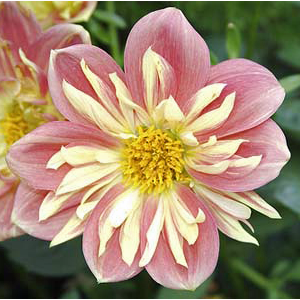
#> input picture flower.bmp, 300 x 300 px, found by its file name
$ jupyter execute SVD_Compression.ipynb
#> lines starting #> are read from the running program, lines starting #| are printed output that depends on the picture; long printed decimals are rounded
<a href="https://colab.research.google.com/github/Akanksha200008/SVDImageCompression/blob/main/SVD_Compression.ipynb" target="_parent"></a>

**Problem-3:** Singular Value Decomposition (SVD) can be effectively used to compress images. Suppose I is the pixel intensity matrix of a large image n×n. The transmission (or storage) of I requires O(n^2) numbers. Instead, one could use I_k, that is, the top k singular values σ_1,σ_2,…,σ_k along with the left and right singular vectors u_1,u_2,…,u_k and v_1,v_2,…,v_k. This would require using O(kn) real numbers instead of O(n^2) real numbers. If k is much smaller than n, this results in substantial savings.
In this problem, you will explore SVD compression on the flower.bmp image we have provided. In addition to your answers to each question, you should also submit your Matlab or Python code and required plots where necessary. Hint: You may ﬁnd the Matlab or Python SVD command/function particularly useful for this problem.

**(a)**

*   Use MATLAB or Python to read in flower.bmp
*   convert it to grayscale and ‘double’ format.

*   Apply SVD and give the top 10 singular values.
*   Generate a plot for all singular values versus their rankings

**What do you notice from this plot?**

[cell 1]
import numpy as np
from matplotlib import pyplot as plt
from skimage import io
from skimage import color
from scipy.linalg import svd
from PIL import Image

# Load the original image
original_image = 'https://raw.githubusercontent.com/Akanksha200008/SVDImageCompression/refs/heads/main/flower.bmp'
converted_image = io.imread(original_image)
#> converted_image is the input picture: shape (300, 300, 3); mean R, G, B 162.5, 137.8, 110.2

# Convert the image to grayscale using PIL
image_pil = Image.fromarray(converted_image)
gray_image = image_pil.convert('L')
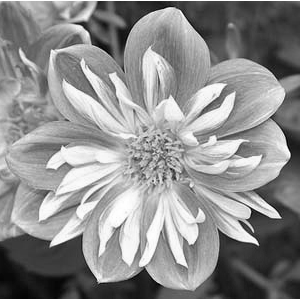
#> gray_image: PIL image 300x300 L; min 0, max 255, mean 142

# Converting to 'double' format (float64)
double_grayimage = np.array(gray_image, dtype=np.float64)

# Plot the original and grayscale images side by side
plt.figure(figsize=(13, 7))

# Original Image
plt.subplot(1, 2, 1)
plt.imshow(converted_image)
plt.title('Original Image')

# Grayscale Image
plt.subplot(1, 2, 2)
plt.imshow(gray_image, cmap='gray')
plt.title('Grayscale Image')
plt.show()

[cell 2]
# Applying SVD
U, sigma, V = svd(double_grayimage, full_matrices=False)
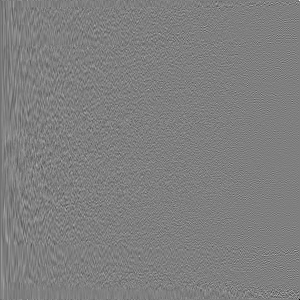
#> U: shape (300, 300) float64; min -0.707, max 0.707, mean -0.000181; drawn with min black and max white
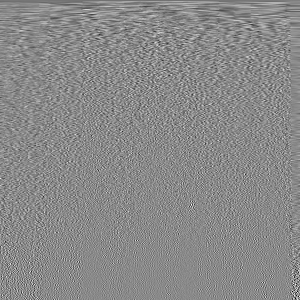
#> V: shape (300, 300) float64; min -0.385, max 0.328, mean -0.000188; drawn with min black and max white
#> sigma = 300 values, max 44672.4 at index 0, min 1.98e-11 at index 299, mean 505.3

# Getting the top 10 singular values
top_10_singular_values = sigma[:10]
#> top_10_singular_values = [44672.4, 6623, 5165.8, 3874.6, 3328.4, 3068.9, 2852.7, 2773, 2650.8, 2455.2]
print("Top 10 singular values:", top_10_singular_values)
#| Top 10 singular values: [44672.443  6623.050  5165.766  3874.639
#|   3328.374  3068.857  2852.740  2773.004
#|   2650.803  2455.233]

# Plotting all singular values
plt.figure()
plt.plot(sigma,color='red')
plt.title('Singular Values vs Their Rankings',fontsize=12,fontweight='bold')
plt.xlabel('Rank',fontsize=12,fontweight='bold')
plt.ylabel('Singular Value',fontsize=12,fontweight='bold')
plt.grid(True)
plt.show()
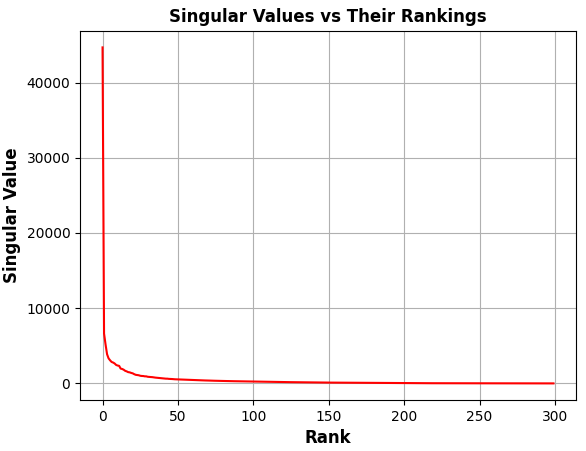
#> figure drawn by matplotlib, 1 panel; curve peaks at x = 0, y = 44672.4

**Singluar value distribution:** The plot shows that the singular values drop off very quickly. The first singular value is much larger than the subsequent ones, and after the top 10 to 20 values, the singular values become relatively small.
This rapid decay indicates that most of the image’s information is captured in the first few singular values, while the rest contribute less and less to the overall detail of the image.

---

**b)**	Verify that you can reconstruct and display the image using the three SVD matrices. Then, perform compression by using only the top k singular values and their corresponding left/right singular vectors.

Let k = 10, 50, and 100. Reconstruct and print the compressed images for the three diﬀerent values of k. Brieﬂy describe what you observe.

[cell 3]
# Function to reconstruct image using top k singular values
def reconstruct_image(U, sigma, V, k):
    Sigma_k = np.diag(sigma[:k])
    U_k = U[:, :k]  # First k columns of U
    V_k = V[:k, :]  # First k rows of V
    return np.dot(U_k, np.dot(Sigma_k, V_k))

k_values = [10, 50, 100]
plt.figure(figsize=(15, 10))

# Plot the original grayscale image first
plt.subplot(2, 2, 1)
plt.imshow(gray_image, cmap='gray')
plt.title('Original Grayscale Image',fontweight='bold')
plt.axis('off')

# Plot reconstructed images with different k values
for i, k in enumerate(k_values, 2):
    compressed_image = reconstruct_image(U, sigma, V, k)
    plt.subplot(2, 2, i)
    plt.imshow(compressed_image, cmap='gray')
    plt.title(f'Reconstructed Image with k={k}',fontweight='bold')
    plt.axis('off')
#> this loop made 3 passes
#> pass 1, `compressed_image = reconstruct_image(U, sigma, V, k)`:
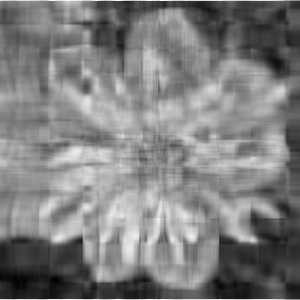
#> compressed_image: shape (300, 300) float64; min -12.01, max 297.1, mean 142; drawn with min black and max white

plt.tight_layout()
plt.show()
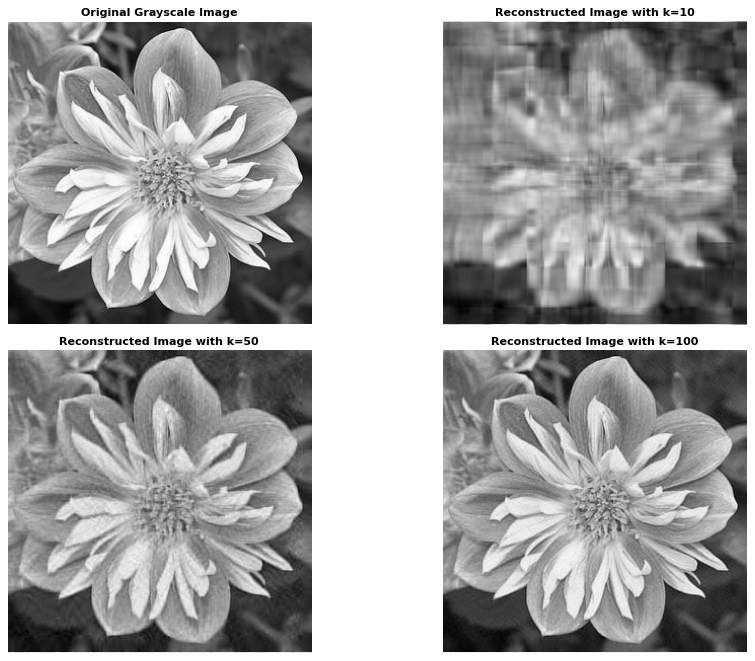
#> figure drawn by matplotlib, 4 panels

Since the singular values decay rapidly, using only the top
k singular values (like k=10,50,100) should still retain most of the essential details of the image.

1.  For k=10 you can expect a somewhat blurry reconstruction because only the most significant information is captured.
2. For k=50 and k=100, the image will retain finer details, as more singular values contribute to the reconstruction.

As k increases, the quality of the reconstructed image improves, but at the cost of more storage. The goal of Singular Value Decomposition (SVD)-based compression is to find a good balance between reducing the number of singular values used (which lowers storage needs) and maintaining acceptable image quality.

**c)** Instead of transmitting the original (grayscale) image, you can perform SVD compression on it and transmit only the top k singular values and the corresponding left/right singular vectors. This should be much smaller than the original image for low values of k. With this speciﬁc image, will we still save space by compressing when k = 200? Show why or why not.

[cell 4]
import numpy as np
from matplotlib import pyplot as plt
from scipy.linalg import svd

# Perform SVD on the grayscale image
U, sigma, Vt = svd(double_grayimage, full_matrices=False)

k_values = [20, 50, 120, 150, 200]

# Get the original image size
M, N = double_grayimage.shape
#> M = 300; N = 300
original_size = M * N
#> original_size = 90000
print(f"Original image size: {original_size} values")
#| Original image size: 90000 values

plt.figure(figsize=(10, 5))

# Plot the original grayscale image
plt.subplot(1, 2, 1)
plt.imshow(double_grayimage, cmap='gray')
plt.title('Original Grayscale Image', fontweight='bold')
plt.axis('off')

# Loop through different k values to compute compressed image size and reconstruction
for i, k in enumerate(k_values):
    # Get the top k components
    U_k = U[:, :k]
    s_k = sigma[:k]
    Vt_k = Vt[:k, :]

    # Reconstruct the image using top k singular values/vectors
    S_k = np.diag(s_k)
    compressed_image = np.dot(U_k, np.dot(S_k, Vt_k))

    # Compute the compressed image size using SVD
    compressed_size = k * (M + N + 1)
    print(f"Compressed image size with k={k}: {compressed_size} values")

    # Compare sizes
    if compressed_size < original_size:
        print(f"Compression saves space for k={k}.")
    else:
        print(f"Compression does not save space for k={k}.")

    if k == 200:
        plt.subplot(1, 2, 2)
        plt.imshow(compressed_image, cmap='gray')
        plt.title(f'Compressed Image (k={k})', fontweight='bold')
        plt.axis('off')
#> this loop made 5 passes
#> pass 1, `Vt_k = Vt[:k, :]`:
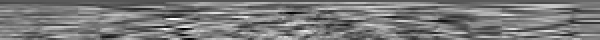
#> Vt_k: shape (20, 300) float64 (shown 2 times larger); min -0.196, max 0.208, mean -0.00298; drawn with min black and max white
#> pass 1, `compressed_image = np.dot(U_k, np.dot(S_k, Vt_k))`:
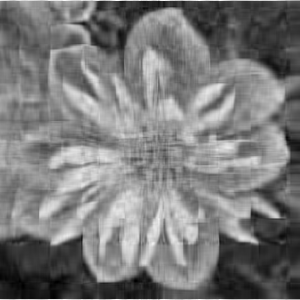
#> compressed_image: shape (300, 300) float64; min -7.59, max 303.5, mean 142; drawn with min black and max white
#> after the loop:
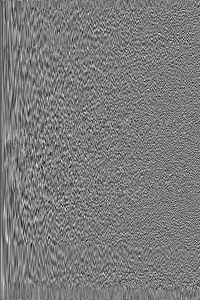
#> U_k: shape (300, 200) float64; min -0.261, max 0.276, mean -0.000273; drawn with min black and max white

# Display the plots
plt.tight_layout()
plt.show()
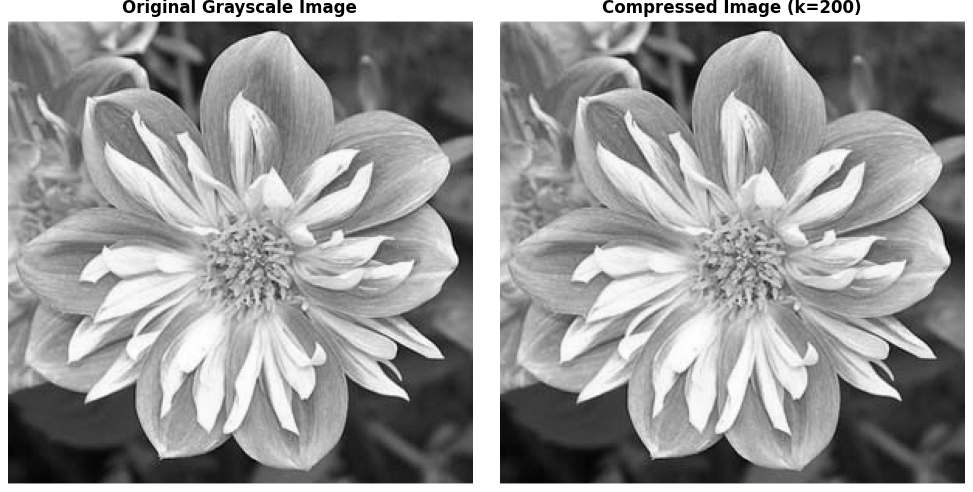
#> figure drawn by matplotlib, 2 panels
